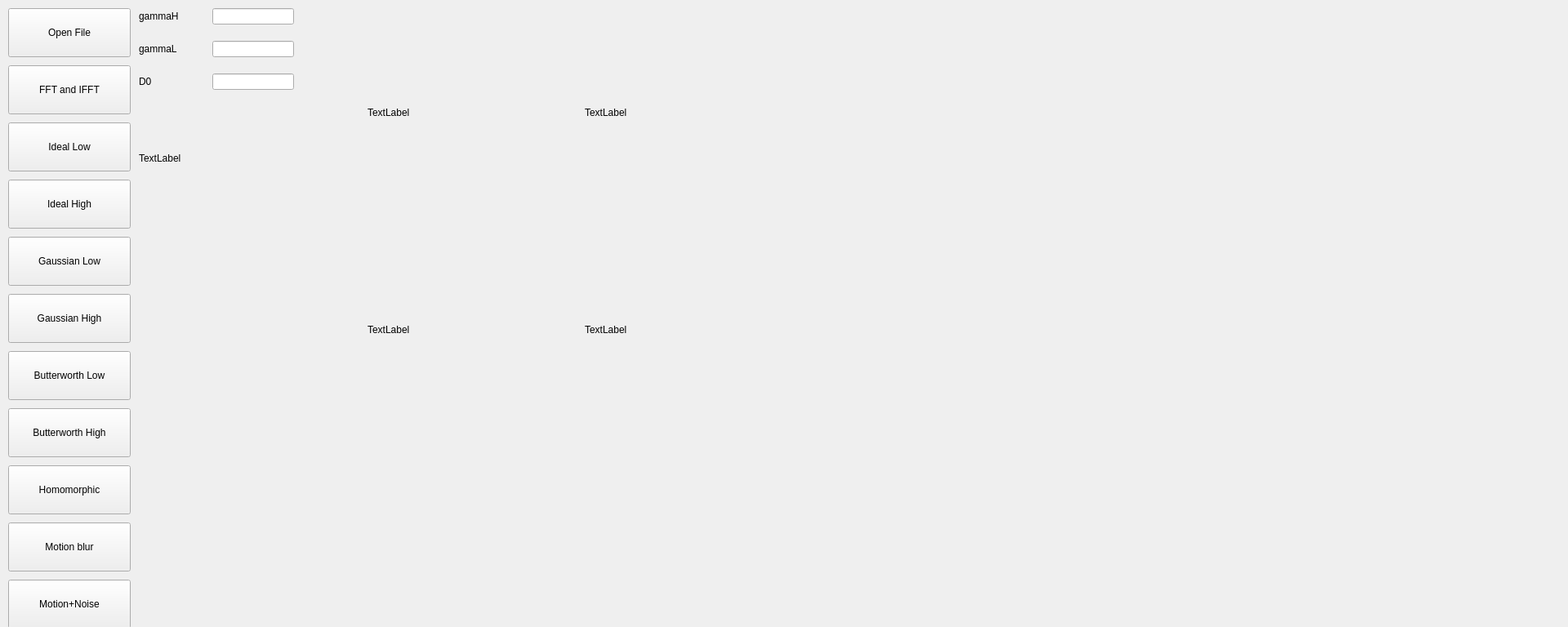
<?xml version="1.0" encoding="UTF-8"?>
<ui version="4.0">
 <class>mainwindow</class>
 <widget class="QWidget" name="mainwindow">
  <property name="geometry">
   <rect>
    <x>0</x>
    <y>0</y>
    <width>1920</width>
    <height>768</height>
   </rect>
  </property>
  <property name="windowTitle">
   <string>R11631029林正浩</string>
  </property>
  <widget class="QPushButton" name="button_openfile">
   <property name="geometry">
    <rect>
     <x>10</x>
     <y>10</y>
     <width>150</width>
     <height>60</height>
    </rect>
   </property>
   <property name="text">
    <string>Open File</string>
   </property>
  </widget>
  <widget class="QPushButton" name="button_FFTandIFFT">
   <property name="geometry">
    <rect>
     <x>10</x>
     <y>80</y>
     <width>150</width>
     <height>60</height>
    </rect>
   </property>
   <property name="text">
    <string>FFT and IFFT</string>
   </property>
  </widget>
  <widget class="QPushButton" name="button_idealLow">
   <property name="geometry">
    <rect>
     <x>10</x>
     <y>150</y>
     <width>150</width>
     <height>60</height>
    </rect>
   </property>
   <property name="text">
    <string>Ideal Low</string>
   </property>
  </widget>
  <widget class="QPushButton" name="button_idealHigh">
   <property name="geometry">
    <rect>
     <x>10</x>
     <y>220</y>
     <width>150</width>
     <height>60</height>
    </rect>
   </property>
   <property name="text">
    <string>Ideal High</string>
   </property>
  </widget>
  <widget class="QPushButton" name="button_GaussianLow">
   <property name="geometry">
    <rect>
     <x>10</x>
     <y>290</y>
     <width>150</width>
     <height>60</height>
    </rect>
   </property>
   <property name="text">
    <string>Gaussian Low</string>
   </property>
  </widget>
  <widget class="QPushButton" name="button_GaussianHigh">
   <property name="geometry">
    <rect>
     <x>10</x>
     <y>360</y>
     <width>150</width>
     <height>60</height>
    </rect>
   </property>
   <property name="text">
    <string>Gaussian High</string>
   </property>
  </widget>
  <widget class="QPushButton" name="button_ButterworthLow">
   <property name="geometry">
    <rect>
     <x>10</x>
     <y>430</y>
     <width>150</width>
     <height>60</height>
    </rect>
   </property>
   <property name="text">
    <string>Butterworth Low</string>
   </property>
  </widget>
  <widget class="QPushButton" name="button_ButterworthHigh">
   <property name="geometry">
    <rect>
     <x>10</x>
     <y>500</y>
     <width>150</width>
     <height>60</height>
    </rect>
   </property>
   <property name="text">
    <string>Butterworth High</string>
   </property>
  </widget>
  <widget class="QLineEdit" name="lineEdit_gammaH">
   <property name="geometry">
    <rect>
     <x>260</x>
     <y>10</y>
     <width>100</width>
     <height>20</height>
    </rect>
   </property>
  </widget>
  <widget class="QLabel" name="label_gammaH">
   <property name="geometry">
    <rect>
     <x>170</x>
     <y>10</y>
     <width>80</width>
     <height>20</height>
    </rect>
   </property>
   <property name="text">
    <string>gammaH</string>
   </property>
  </widget>
  <widget class="QLineEdit" name="lineEdit_2">
   <property name="geometry">
    <rect>
     <x>260</x>
     <y>50</y>
     <width>100</width>
     <height>20</height>
    </rect>
   </property>
  </widget>
  <widget class="QLabel" name="label_gammaL">
   <property name="geometry">
    <rect>
     <x>170</x>
     <y>50</y>
     <width>80</width>
     <height>20</height>
    </rect>
   </property>
   <property name="text">
    <string>gammaL</string>
   </property>
  </widget>
  <widget class="QLineEdit" name="lineEdit_D0">
   <property name="geometry">
    <rect>
     <x>260</x>
     <y>90</y>
     <width>100</width>
     <height>20</height>
    </rect>
   </property>
  </widget>
  <widget class="QLabel" name="label_D0">
   <property name="geometry">
    <rect>
     <x>170</x>
     <y>90</y>
     <width>80</width>
     <height>20</height>
    </rect>
   </property>
   <property name="text">
    <string>D0</string>
   </property>
  </widget>
  <widget class="QPushButton" name="button_Homomorphic">
   <property name="geometry">
    <rect>
     <x>10</x>
     <y>570</y>
     <width>150</width>
     <height>60</height>
    </rect>
   </property>
   <property name="text">
    <string>Homomorphic</string>
   </property>
  </widget>
  <widget class="QPushButton" name="button_motion">
   <property name="geometry">
    <rect>
     <x>10</x>
     <y>640</y>
     <width>150</width>
     <height>60</height>
    </rect>
   </property>
   <property name="text">
    <string>Motion blur</string>
   </property>
  </widget>
  <widget class="QPushButton" name="button_MotionandNoise">
   <property name="geometry">
    <rect>
     <x>10</x>
     <y>710</y>
     <width>150</width>
     <height>60</height>
    </rect>
   </property>
   <property name="text">
    <string>Motion+Noise</string>
   </property>
  </widget>
  <widget class="QLabel" name="label_photo_1">
   <property name="geometry">
    <rect>
     <x>450</x>
     <y>10</y>
     <width>256</width>
     <height>256</height>
    </rect>
   </property>
   <property name="text">
    <string>TextLabel</string>
   </property>
  </widget>
  <widget class="QLabel" name="label_photo_2">
   <property name="geometry">
    <rect>
     <x>450</x>
     <y>276</y>
     <width>256</width>
     <height>256</height>
    </rect>
   </property>
   <property name="text">
    <string>TextLabel</string>
   </property>
  </widget>
  <widget class="QLabel" name="label_photo_3">
   <property name="geometry">
    <rect>
     <x>716</x>
     <y>10</y>
     <width>256</width>
     <height>256</height>
    </rect>
   </property>
   <property name="text">
    <string>TextLabel</string>
   </property>
  </widget>
  <widget class="QLabel" name="label_photo_4">
   <property name="geometry">
    <rect>
     <x>716</x>
     <y>276</y>
     <width>256</width>
     <height>256</height>
    </rect>
   </property>
   <property name="text">
    <string>TextLabel</string>
   </property>
  </widget>
  <widget class="QLabel" name="label_originfig">
   <property name="geometry">
    <rect>
     <x>170</x>
     <y>130</y>
     <width>128</width>
     <height>128</height>
    </rect>
   </property>
   <property name="text">
    <string>TextLabel</string>
   </property>
  </widget>
 </widget>
 <resources/>
 <connections/>
</ui>
